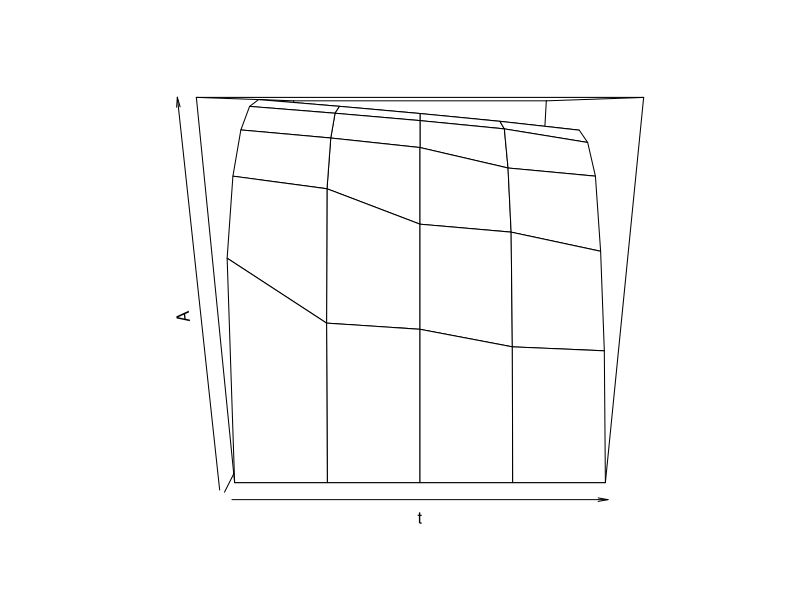

This chart was generated by the following R code:
#u_t=u_xx+u_x 
#x:[0,1];t:[0,0.02]
#epsx=0.1, epst-0.05
x=seq(from=0,to=1,by=0.1)
ncols=length(x)
t=seq(from=0,to=0.02,by=0.005)
nrows=length(t)
A=matrix(NA,nrow=nrows,ncol=ncols)
A[1,]=sqrt(x*(1-x))
A[,1]=0
A[,ncols]=0
for(i in 2:nrows){
  for (j in 2:(ncols-1)){
    A[i,j]=0*A[i-1,j]+0.475*A[i-1,j-1]+0.525*A[i-1,j+1]
  }
}
persp(t,x,A)#length(x):nrow of A
A
